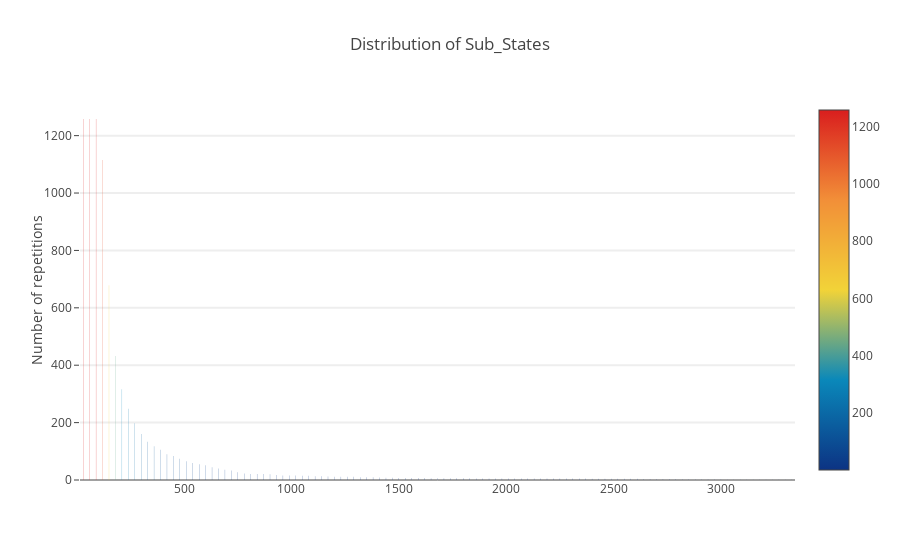

The notebook cell saved with this chart:
### Code cell
best_ones = best_sub_states(ones)

### Figure 1 — Plotly figure (JSON) as saved in the notebook; plotly's stock layout.template omitted (floating-point values rounded to 4 significant figures)
{"data": [{"marker": {"color": [1, 2, 5, 6, 11, 23, 198, 1, 4, 5, 7, 15, 59, 1258, 2, 5, 6, 10, 21, 160, 1, 4, 5, 7, 15, 55, 1258, 2, 5, 5, 10, 21, 133, 1, 3, 5, 7, 13, 51, 1258, 2, 4, 5, 10, 21, 118, 1, 3, 5, 6, 13, 44, 1115, 2, 4, 5, 9, 20, 105, 1, 3, 5, 6, 12, 40, 679, 2, 4, 5, 8, 17, 90, 1, 3, 5, 6, 11, 36, 432, 2, 4, 5, 8, 16, 84, 1, 3, 5, 6, 11, 33, 316, 1, 4, 5, 7, 16, 74, 1, 3, 5, 6, 11, 27, 248, 1, 4, 5, 7, 16, 65], "colorscale": "Portland", "reversescale": false, "showscale": true}, "opacity": 0.6, "type": "bar", "width": 1.5, "x": [3330, 2820, 2310, 1800, 1290, 780, 270, 3090, 2580, 2070, 1560, 1050, 540, 30, 2850, 2340, 1830, 1320, 810, 300, 3120, 2610, 2100, 1590, 1080, 570, 60, 2880, 2370, 1860, 1350, 840, 330, 3150, 2640, 2130, 1620, 1110, 600, 90, 2910, 2400, 1890, 1380, 870, 360, 3180, 2670, 2160, 1650, 1140, 630, 120, 2940, 2430, 1920, 1410, 900, 390, 3210, 2700, 2190, 1680, 1170, 660, 150, 2970, 2460, 1950, 1440, 930, 420, 3240, 2730, 2220, 1710, 1200, 690, 180, 3000, 2490, 1980, 1470, 960, 450, 3270, 2760, 2250, 1740, 1230, 720, 210, 3030, 2520, 2010, 1500, 990, 480, 3300, 2790, 2280, 1770, 1260, 750, 240, 3060, 2550, 2040, 1530, 1020, 510], "y": [1, 2, 5, 6, 11, 23, 198, 1, 4, 5, 7, 15, 59, 1258, 2, 5, 6, 10, 21, 160, 1, 4, 5, 7, 15, 55, 1258, 2, 5, 5, 10, 21, 133, 1, 3, 5, 7, 13, 51, 1258, 2, 4, 5, 10, 21, 118, 1, 3, 5, 6, 13, 44, 1115, 2, 4, 5, 9, 20, 105, 1, 3, 5, 6, 12, 40, 679, 2, 4, 5, 8, 17, 90, 1, 3, 5, 6, 11, 36, 432, 2, 4, 5, 8, 16, 84, 1, 3, 5, 6, 11, 33, 316, 1, 4, 5, 7, 16, 74, 1, 3, 5, 6, 11, 27, 248, 1, 4, 5, 7, 16, 65]}], "layout": {"autosize": true, "hovermode": "closest", "showlegend": false, "title": "Distribution of Sub_States", "yaxis": {"gridwidth": 2, "ticklen": 5, "title": "Number of repetitions"}}}
